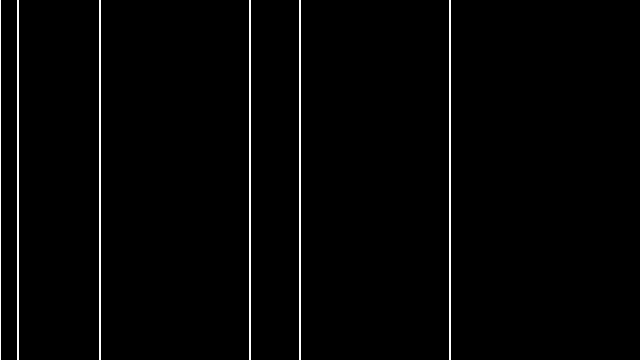
Frame 1 (no input)
Frame 60 (no input): identical to frame 1, image omitted
Frame 120 (the mouse pressed at the canvas centre since frame 60): identical to frame 1, image omitted

The p5.js sketch that drew this single still picture (run headless with seeded random() and noise() and a simulated clock; from frame 60 on, the mouse is pressed at the canvas centre):

// p5.js sketch
// ── sketch.js
var places = [0, 100, 250, 300, 18, 450];

function setup() {
  createCanvas(640, 360); 
  stroke(255);
  strokeWeight(2);
  noFill();
}

function draw() {
  background(0);
 
  for (var i=0; i<places.length; i++) {
  	line(places[i], 0, places[i], height);
  }
}
